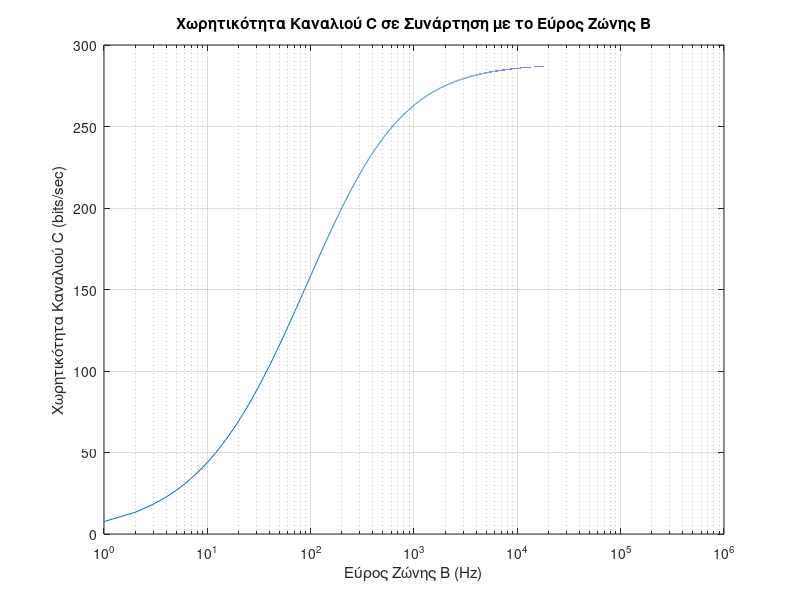

The MATLAB script that drew this image:
B = 1:300000;
S_N = 200;
C = B .* log2(1 + S_N ./ B);

semilogx(B,C);
xlabel('Εύρος Ζώνης B (Hz)');
ylabel('Χωρητικότητα Καναλιού C (bits/sec)');
title('Χωρητικότητα Καναλιού C σε Συνάρτηση με το Εύρος Ζώνης B');
grid on;

%! Η τιμή στην οποία τείνει η χωρητικότητα είναι η αναμενόμενη με βάση τη Θεωρία?
% Explaination folder